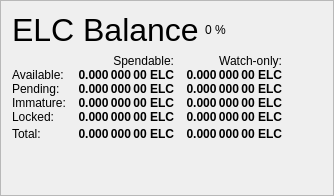
                   <widget class="QFrame" name="frame_Balances">
                    <property name="frameShape">
                     <enum>QFrame::StyledPanel</enum>
                    </property>
                    <property name="frameShadow">
                     <enum>QFrame::Raised</enum>
                    </property>
                    <layout class="QVBoxLayout" name="verticalLayout_4">
                     <item>
                      <layout class="QHBoxLayout" name="horizontalLayout_4">
                       <item>
                        <widget class="QLabel" name="label_5">
                         <property name="minimumSize">
                          <size>
                           <width>0</width>
                           <height>20</height>
                          </size>
                         </property>
                         <property name="font">
                          <font>
                           <pointsize>24</pointsize>
                           <weight>50</weight>
                           <bold>false</bold>
                          </font>
                         </property>
                         <property name="text">
                          <string>ELC Balance</string>
                         </property>
                        </widget>
                       </item>
                       <item>
                        <widget class="QLabel" name="labelELCPercent">
                         <property name="text">
                          <string notr="true">0 %</string>
                         </property>
                        </widget>
                       </item>
                       <item>
                        <spacer name="horizontalSpacer_3">
                         <property name="orientation">
                          <enum>Qt::Horizontal</enum>
                         </property>
                         <property name="sizeHint" stdset="0">
                          <size>
                           <width>40</width>
                           <height>20</height>
                          </size>
                         </property>
                        </spacer>
                       </item>
                      </layout>
                     </item>
                     <item>
                      <layout class="QGridLayout" name="gridLayout">
                       <property name="horizontalSpacing">
                        <number>12</number>
                       </property>
                       <property name="verticalSpacing">
                        <number>0</number>
                       </property>
                       <item row="0" column="1">
                        <widget class="QLabel" name="labelSpendable">
                         <property name="text">
                          <string>Spendable:</string>
                         </property>
                         <property name="alignment">
                          <set>Qt::AlignRight|Qt::AlignTrailing|Qt::AlignVCenter</set>
                         </property>
                        </widget>
                       </item>
                       <item row="0" column="2">
                        <widget class="QLabel" name="labelWatchonly">
                         <property name="text">
                          <string>Watch-only:</string>
                         </property>
                         <property name="alignment">
                          <set>Qt::AlignRight|Qt::AlignTrailing|Qt::AlignVCenter</set>
                         </property>
                        </widget>
                       </item>
                       <item row="1" column="0">
                        <widget class="QLabel" name="labelBalanceText">
                         <property name="text">
                          <string>Available:</string>
                         </property>
                        </widget>
                       </item>
                       <item row="1" column="1">
                        <widget class="QLabel" name="labelBalance">
                         <property name="font">
                          <font>
                           <weight>75</weight>
                           <bold>true</bold>
                          </font>
                         </property>
                         <property name="cursor">
                          <cursorShape>IBeamCursor</cursorShape>
                         </property>
                         <property name="toolTip">
                          <string>Your current spendable balance</string>
                         </property>
                         <property name="text">
                          <string notr="true">0.000 000 00 ELC</string>
                         </property>
                         <property name="alignment">
                          <set>Qt::AlignRight|Qt::AlignTrailing|Qt::AlignVCenter</set>
                         </property>
                         <property name="textInteractionFlags">
                          <set>Qt::LinksAccessibleByMouse|Qt::TextSelectableByKeyboard|Qt::TextSelectableByMouse</set>
                         </property>
                        </widget>
                       </item>
                       <item row="1" column="2">
                        <widget class="QLabel" name="labelWatchAvailable">
                         <property name="font">
                          <font>
                           <weight>75</weight>
                           <bold>true</bold>
                          </font>
                         </property>
                         <property name="cursor">
                          <cursorShape>IBeamCursor</cursorShape>
                         </property>
                         <property name="toolTip">
                          <string>Your current balance in watch-only addresses</string>
                         </property>
                         <property name="text">
                          <string notr="true">0.000 000 00 ELC</string>
                         </property>
                         <property name="alignment">
                          <set>Qt::AlignRight|Qt::AlignTrailing|Qt::AlignVCenter</set>
                         </property>
                         <property name="textInteractionFlags">
                          <set>Qt::LinksAccessibleByMouse|Qt::TextSelectableByKeyboard|Qt::TextSelectableByMouse</set>
                         </property>
                        </widget>
                       </item>
                       <item row="2" column="0">
                        <widget class="QLabel" name="labelPendingText">
                         <property name="text">
                          <string>Pending:</string>
                         </property>
                        </widget>
                       </item>
                       <item row="2" column="1">
                        <widget class="QLabel" name="labelUnconfirmed">
                         <property name="font">
                          <font>
                           <weight>75</weight>
                           <bold>true</bold>
                          </font>
                         </property>
                         <property name="cursor">
                          <cursorShape>IBeamCursor</cursorShape>
                         </property>
                         <property name="toolTip">
                          <string>Total of transactions that have yet to be confirmed, and do not yet count toward the spendable balance</string>
                         </property>
                         <property name="text">
                          <string notr="true">0.000 000 00 ELC</string>
                         </property>
                         <property name="alignment">
                          <set>Qt::AlignRight|Qt::AlignTrailing|Qt::AlignVCenter</set>
                         </property>
                         <property name="textInteractionFlags">
                          <set>Qt::LinksAccessibleByMouse|Qt::TextSelectableByKeyboard|Qt::TextSelectableByMouse</set>
                         </property>
                        </widget>
                       </item>
                       <item row="2" column="2">
                        <widget class="QLabel" name="labelWatchPending">
                         <property name="font">
                          <font>
                           <weight>75</weight>
                           <bold>true</bold>
                          </font>
                         </property>
                         <property name="cursor">
                          <cursorShape>IBeamCursor</cursorShape>
                         </property>
                         <property name="toolTip">
                          <string>Unconfirmed transactions to watch-only addresses</string>
                         </property>
                         <property name="text">
                          <string notr="true">0.000 000 00 ELC</string>
                         </property>
                         <property name="alignment">
                          <set>Qt::AlignRight|Qt::AlignTrailing|Qt::AlignVCenter</set>
                         </property>
                         <property name="textInteractionFlags">
                          <set>Qt::LinksAccessibleByMouse|Qt::TextSelectableByKeyboard|Qt::TextSelectableByMouse</set>
                         </property>
                        </widget>
                       </item>
                       <item row="3" column="0">
                        <widget class="QLabel" name="labelImmatureText">
                         <property name="text">
                          <string>Immature:</string>
                         </property>
                        </widget>
                       </item>
                       <item row="3" column="1">
                        <widget class="QLabel" name="labelImmature">
                         <property name="font">
                          <font>
                           <weight>75</weight>
                           <bold>true</bold>
                          </font>
                         </property>
                         <property name="cursor">
                          <cursorShape>IBeamCursor</cursorShape>
                         </property>
                         <property name="toolTip">
                          <string>Staked or masternode rewards that has not yet matured</string>
                         </property>
                         <property name="text">
                          <string notr="true">0.000 000 00 ELC</string>
                         </property>
                         <property name="alignment">
                          <set>Qt::AlignRight|Qt::AlignTrailing|Qt::AlignVCenter</set>
                         </property>
                         <property name="textInteractionFlags">
                          <set>Qt::LinksAccessibleByMouse|Qt::TextSelectableByKeyboard|Qt::TextSelectableByMouse</set>
                         </property>
                        </widget>
                       </item>
                       <item row="3" column="2">
                        <widget class="QLabel" name="labelWatchImmature">
                         <property name="font">
                          <font>
                           <weight>75</weight>
                           <bold>true</bold>
                          </font>
                         </property>
                         <property name="cursor">
                          <cursorShape>IBeamCursor</cursorShape>
                         </property>
                         <property name="toolTip">
                          <string>Staked or masternode rewards in watch-only addresses that has not yet matured</string>
                         </property>
                         <property name="text">
                          <string notr="true">0.000 000 00 ELC</string>
                         </property>
                         <property name="alignment">
                          <set>Qt::AlignRight|Qt::AlignTrailing|Qt::AlignVCenter</set>
                         </property>
                         <property name="textInteractionFlags">
                          <set>Qt::LinksAccessibleByMouse|Qt::TextSelectableByKeyboard|Qt::TextSelectableByMouse</set>
                         </property>
                        </widget>
                       </item>
                       <item row="4" column="0">
                        <widget class="QLabel" name="labelLockedBalanceText">
                         <property name="toolTip">
                          <string>Locked ELC or Masternode collaterals. These are excluded from zELC minting.</string>
                         </property>
                         <property name="text">
                          <string>Locked:</string>
                         </property>
                        </widget>
                       </item>
                       <item row="4" column="1">
                        <widget class="QLabel" name="labelLockedBalance">
                         <property name="font">
                          <font>
                           <weight>75</weight>
                           <bold>true</bold>
                          </font>
                         </property>
                         <property name="cursor">
                          <cursorShape>IBeamCursor</cursorShape>
                         </property>
                         <property name="toolTip">
                          <string>Locked ELC or Masternode collaterals. These are excluded from zELC minting.</string>
                         </property>
                         <property name="text">
                          <string notr="true">0.000 000 00 ELC</string>
                         </property>
                         <property name="alignment">
                          <set>Qt::AlignRight|Qt::AlignTrailing|Qt::AlignVCenter</set>
                         </property>
                         <property name="textInteractionFlags">
                          <set>Qt::LinksAccessibleByMouse|Qt::TextSelectableByKeyboard|Qt::TextSelectableByMouse</set>
                         </property>
                        </widget>
                       </item>
                       <item row="4" column="2">
                        <widget class="QLabel" name="labelWatchLocked">
                         <property name="font">
                          <font>
                           <weight>75</weight>
                           <bold>true</bold>
                          </font>
                         </property>
                         <property name="cursor">
                          <cursorShape>IBeamCursor</cursorShape>
                         </property>
                         <property name="toolTip">
                          <string>Current locked balance in watch-only addresses</string>
                         </property>
                         <property name="text">
                          <string notr="true">0.000 000 00 ELC</string>
                         </property>
                         <property name="alignment">
                          <set>Qt::AlignRight|Qt::AlignTrailing|Qt::AlignVCenter</set>
                         </property>
                         <property name="textInteractionFlags">
                          <set>Qt::LinksAccessibleByMouse|Qt::TextSelectableByKeyboard|Qt::TextSelectableByMouse</set>
                         </property>
                        </widget>
                       </item>
                       <item row="5" column="0">
                        <widget class="QLabel" name="labelTotalText">
                         <property name="toolTip">
                          <string>Your current Elecash balance, unconfirmed and immature transactions included</string>
                         </property>
                         <property name="text">
                          <string>Total:</string>
                         </property>
                        </widget>
                       </item>
                       <item row="5" column="1">
                        <widget class="QLabel" name="labelTotal">
                         <property name="font">
                          <font>
                           <weight>75</weight>
                           <bold>true</bold>
                          </font>
                         </property>
                         <property name="cursor">
                          <cursorShape>IBeamCursor</cursorShape>
                         </property>
                         <property name="toolTip">
                          <string>Your current Elecash balance, unconfirmed and immature transactions included</string>
                         </property>
                         <property name="text">
                          <string notr="true">0.000 000 00 ELC</string>
                         </property>
                         <property name="alignment">
                          <set>Qt::AlignRight|Qt::AlignTrailing|Qt::AlignVCenter</set>
                         </property>
                         <property name="textInteractionFlags">
                          <set>Qt::LinksAccessibleByMouse|Qt::TextSelectableByKeyboard|Qt::TextSelectableByMouse</set>
                         </property>
                        </widget>
                       </item>
                       <item row="5" column="2">
                        <widget class="QLabel" name="labelWatchTotal">
                         <property name="font">
                          <font>
                           <weight>75</weight>
                           <bold>true</bold>
                          </font>
                         </property>
                         <property name="cursor">
                          <cursorShape>IBeamCursor</cursorShape>
                         </property>
                         <property name="toolTip">
                          <string>Current total balance in watch-only addresses</string>
                         </property>
                         <property name="text">
                          <string notr="true">0.000 000 00 ELC</string>
                         </property>
                         <property name="alignment">
                          <set>Qt::AlignRight|Qt::AlignTrailing|Qt::AlignVCenter</set>
                         </property>
                         <property name="textInteractionFlags">
                          <set>Qt::LinksAccessibleByMouse|Qt::TextSelectableByKeyboard|Qt::TextSelectableByMouse</set>
                         </property>
                        </widget>
                       </item>
                       <item row="5" column="3">
                        <spacer name="horizontalSpacer_9">
                         <property name="orientation">
                          <enum>Qt::Horizontal</enum>
                         </property>
                         <property name="sizeHint" stdset="0">
                          <size>
                           <width>40</width>
                           <height>20</height>
                          </size>
                         </property>
                        </spacer>
                       </item>
                      </layout>
                     </item>
                     <item>
                      <spacer name="verticalSpacer_3">
                       <property name="orientation">
                        <enum>Qt::Vertical</enum>
                       </property>
                       <property name="sizeHint" stdset="0">
                        <size>
                         <width>20</width>
                         <height>40</height>
                        </size>
                       </property>
                      </spacer>
                     </item>
                    </layout>
                   </widget>
